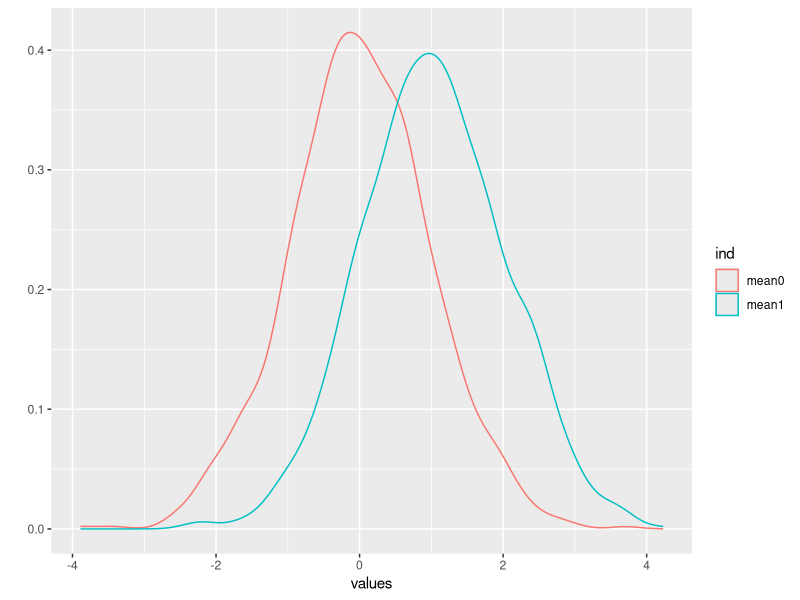
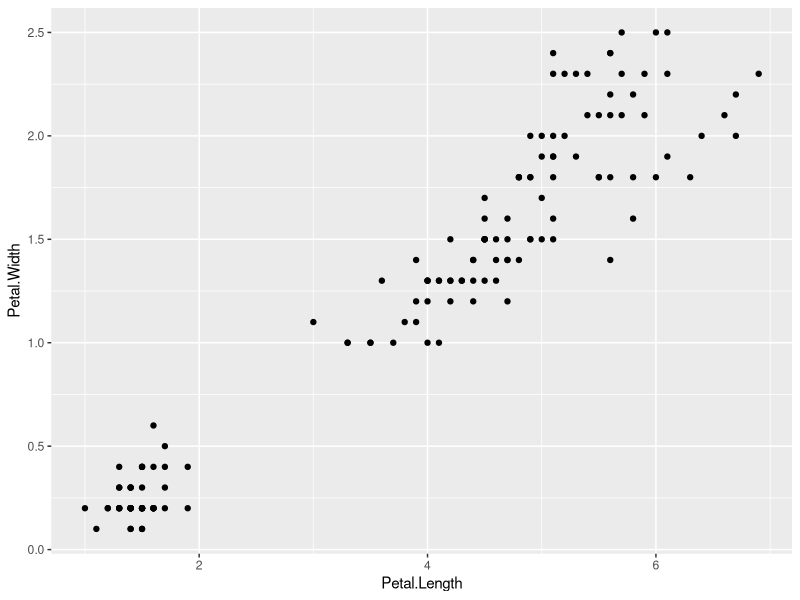
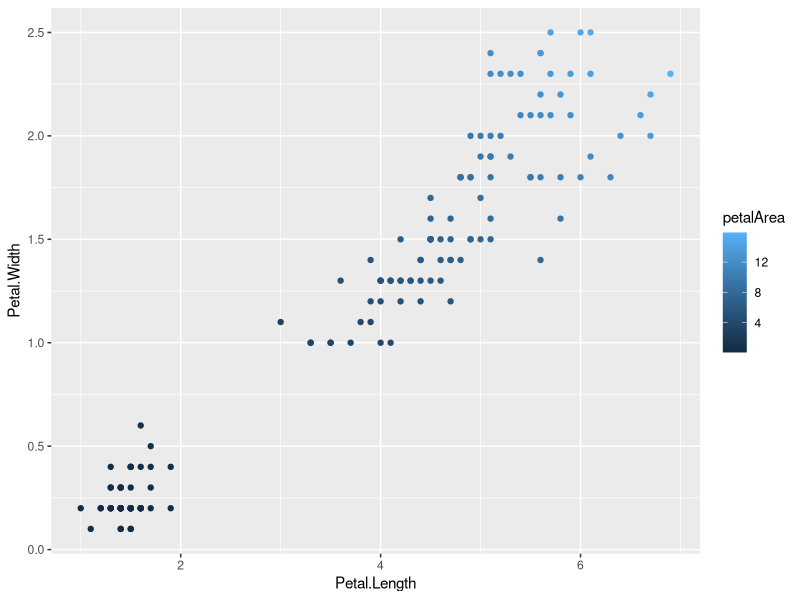
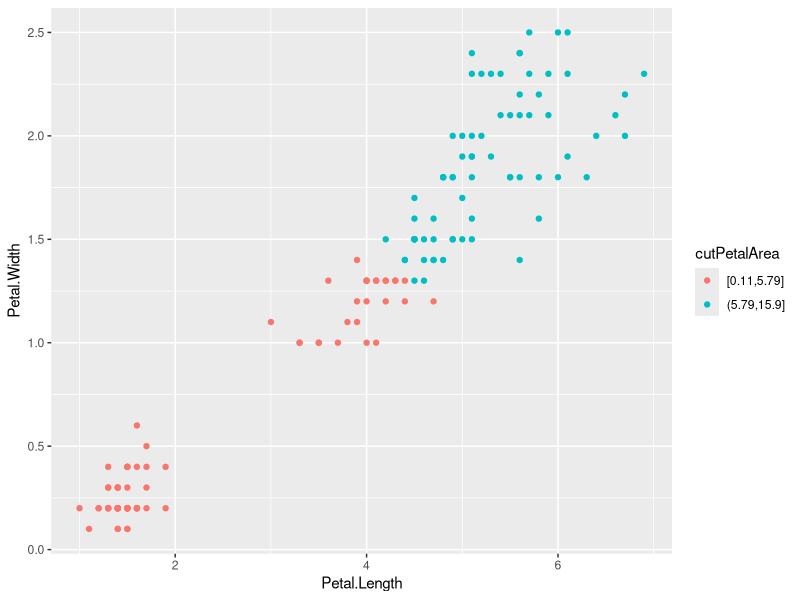
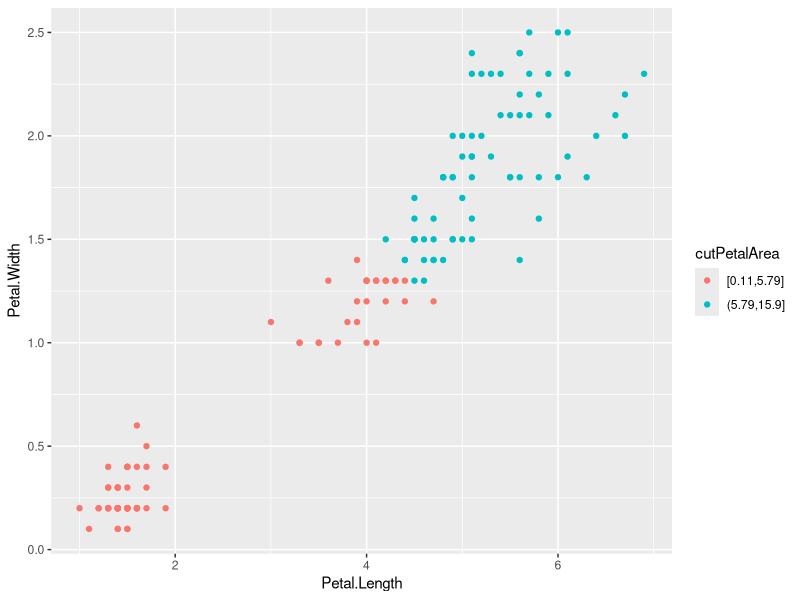
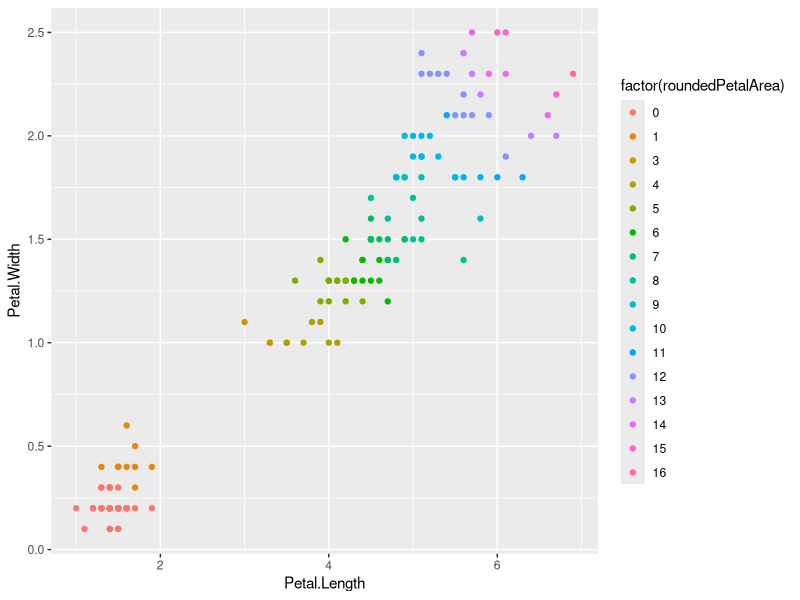
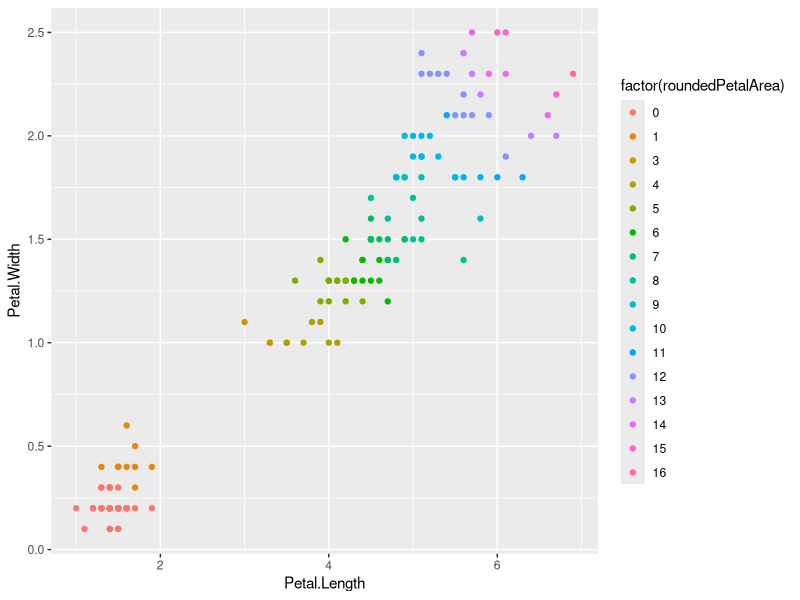
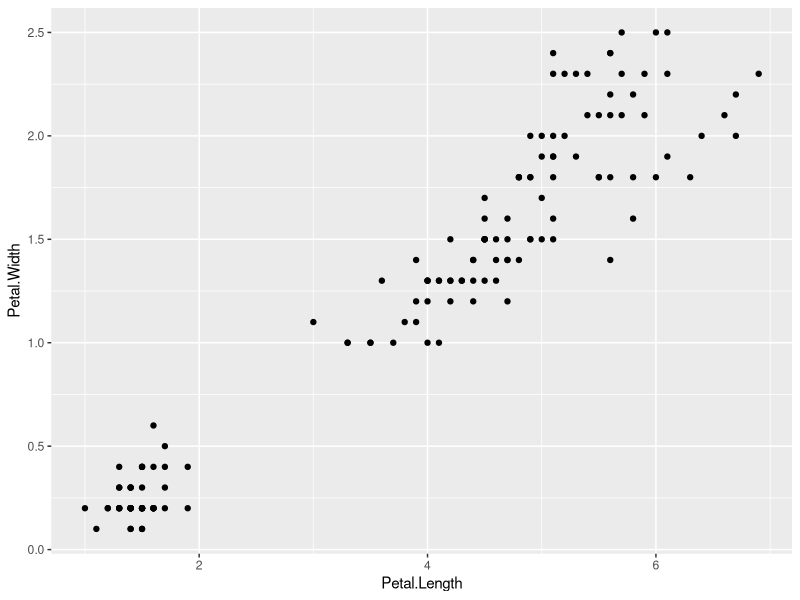

Write the R code that produced these figures, in order.
## ---- chunk 1
testDF <- list(
    mean0 = rnorm(1000),
    mean1 = rnorm(1200, mean=1)
)
## ---- chunk 2
longDF <- stack(testDF)
## ---- chunk 3
library("ggplot2")
qplot(x=values, data=longDF, geom="density", colour=ind)
## ---- chunk 4
library("ggplot2")
data(iris)
qplot(x=Petal.Length, y=Petal.Width, data=iris)
## ---- chunk 5
petalArea <- iris$Petal.Length * iris$Petal.Width
qplot(x=Petal.Length, y=Petal.Width, data=iris, colour=petalArea)
## ---- chunk 6
cutPetalArea <- cut(petalArea,
                    breaks=c(min(petalArea), mean(petalArea), max(petalArea)),
                    include.lowest=TRUE)
## ---- chunk 7
p <- ggplot(data=iris, 
            aes(x=Petal.Length, 
                y=Petal.Width, 
                colour=cutPetalArea)) + geom_point()
p
## ---- chunk 8
qplot(x=Petal.Length, y=Petal.Width, data=iris, colour=cutPetalArea)
## ---- chunk 9
## We artificially round all values to create a finite set of integers...
roundedPetalArea <- round(petalArea, digits=0)
## ---- chunk 10
p <- ggplot(data=iris, 
            aes(x=Petal.Length, 
                y=Petal.Width, 
                colour=factor(roundedPetalArea))) + geom_point()
p
## ---- chunk 11
qplot(x=Petal.Length, y=Petal.Width, data=iris, colour=factor(roundedPetalArea))
## ---- chunk 12
library("ggplot2")
data(iris)
qplot(x=Petal.Length, y=Petal.Width, data=iris)
## ---- chunk 13
model <- lm(iris$Petal.Width~iris$Petal.Length)
model
## ---- chunk 14
rSquared <- summary(model)$r.squared
## ---- chunk 15
intercept <- coef(model)[1]
slope <- coef(model)[2]

eq <- paste0('y = ', 
             format(intercept, digits=2), 
             ifelse((slope >= 0), ' + ', ' - '), 
             format(abs(slope), digits=3), 
             ' . x')    
r2val <- paste0('r2 = ', format(rSquared, digits=3) )
## ---- chunk 16
p <- ggplot(data=iris, 
            aes(x=Petal.Length, y=Petal.Width)) + 
    geom_point() + 
    geom_smooth(method=lm, formula=y~x, se=FALSE, color="blue") +
    annotate("text", x=4, y=0.3+0.1, hjust=0, vjust=0, label=eq) + 
    annotate("text", x=4, y=0.3-0.1, hjust=0, vjust=1, label=r2val) 
p
## ---- chunk 17
library("ggplot2")
data(iris)
qplot(x=Petal.Length, y=Petal.Width, data=iris)
## ---- chunk 18
p <- ggplot(data=iris, 
            aes(x=Petal.Length, y=Petal.Width)) + 
        geom_point() + 
        geom_hline(yintercept=mean(iris$Petal.Width), colour="grey") + 
        geom_vline(xintercept=mean(iris$Petal.Length), colour="grey")
p
